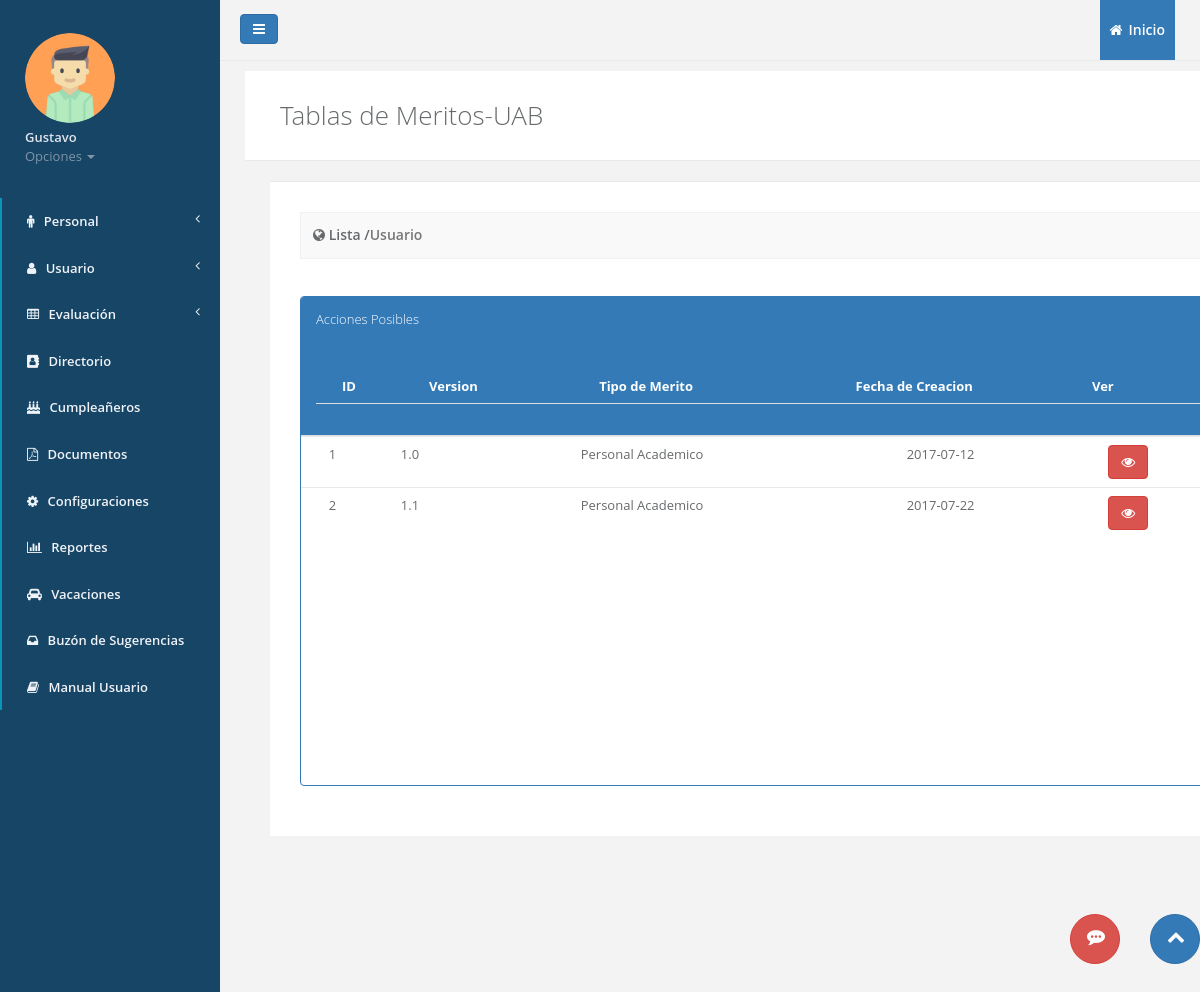
Page /view/Administrador/Meritos-Lista.html (signed in) on the committed database.
### tables this page shows
CREATE TABLE `tablameritosdocenteprofesor` (
  `idTablaMeritoDocenteProfesor` int(11) NOT NULL AUTO_INCREMENT,
  `version` varchar(12) NOT NULL,
  `tipoMerito` varchar(20) NOT NULL,
  `fechaCreacion` date NOT NULL,
  `activo` tinyint(1) NOT NULL,
  PRIMARY KEY (`idTablaMeritoDocenteProfesor`)
);

### controller/TablaMeritosDocenteProfesorControlador.php (called while the page is built)
<?php
class TablaMeritosDocenteProfesorControlador
{
  private $Conexion;
  function __construct($con)
  {
    $this->Conexion = $con;
  }
  public function listar()
  {
    $consulta = new TablaMeritosDocenteProfesorConsulta($this->Conexion);
    $listaTablaMeritos = $consulta->listaTablaMeritosDocenteProfesor();
    $listaArray = array();
    $i = 0;
    foreach ($listaTablaMeritos as $key => $value)
    {
      $tablaMeritos = new Tablameritosdocenteprofesor();
      $tablaMeritos->IdTablaMeritosDocenteProfesor = $value['idTablaMeritoDocenteProfesor'];
      $tablaMeritos->Version = $value['version'];
      $tablaMeritos->TipoMerito = $value['tipoMerito'];
      $tablaMeritos->FechaCreacion = $value['fechaCreacion'];
      $tablaMeritos->Activo = $value['activo'];
      $listaArray[$i] = $tablaMeritos;
      $i++;
    }
    return $listaArray;
  }
}
?>

### model/TablaMeritosDocenteProfesorConsulta.php (called while the page is built, shortened)
<?php
class TablaMeritosDocenteProfesorConsulta
{
  private $Conexion;
  function __construct($con)
  {
    $this->Conexion = $con;
  }
  public function listaTablaMeritosDocenteProfesor()
  {
    $consulta = $this->Conexion->prepare('SELECT * FROM tablaMeritosDocenteProfesor');
    $consulta->execute();
    $registro = $consulta->fetchAll();
    return $registro;
  }
}
?>

### model/TablaMeritosDocenteProfesor.php (called while the page is built, shortened)
<?php
class TablaMeritosDocenteProfesor
{
  public function __get($atributo)
  {
    if (property_exists($this, $atributo))
    {
      return $this->$atributo;
    }
    else
    {
      return "Error al encontrar Atributo GET {$atributo} .";
    }
  }
}
?>

### view/Administrador/bodyListaTablaCalificacion.php (the view, shortened to what this page needs)
<?php
include '../../model/conexion.php';
include '../../model/TablaMeritosDocenteProfesor.php';
include '../../model/TablaMeritosDocenteProfesorConsulta.php';
include '../../controller/TablaMeritosDocenteProfesorControlador.php';
$conexion = new Conexion();
$tablaMeritosManejador = new TablaMeritosDocenteProfesorControlador($conexion);
$listaTablaMeritos = $tablaMeritosManejador->listar();
?>
<div class="container" id="contenidoAll">
  <div class="row  border-bottom white-bg dashboard-header">
      <div class="col-sm-12">
          <h2>Tablas de Meritos-UAB </h2>
      </div>
  </div>
  <div class="row">
    <div class="col-lg-12">
        <div class="wrapper wrapper-content animated fadeInRight">
            <div class="ibox-content forum-post-container">
                <div class="forum-post-info">
                    <h4><span class="text-navy"><i class="fa fa-globe"></i> Lista </span> /<span class="text-muted">Usuario</span></h4>
                </div>
                <br><br>
                <div class="">
                  <div class="row">
                    <div class="col-xs-12 col-sm-12 col-md-12">
                      <div class="panel panel-primary">
                        <div class="panel-heading">
                          <h2 class="panel-title">Acciones Posibles</h2>
                          <br><br>
                          <div class="table-responsive">
                            <table class="table">
                              <thead class="desk">
                                <tr>
                                  <th class="text-center">ID</th>
                                  <th class="text-center">Version</th>
                                  <th class="text-center">Tipo de Merito</th>
                                  <th class="text-center">Fecha de Creacion</th>
                                  <th class="text-center">Ver</th>
                                  <th class="text-center">Dar de Baja</th>
                                </tr>
                              </thead>
                            </table>
                          </div>
                        </div>
                        <div class="table-responsive" style="height:350px;overflow-y:scroll;;">
                          <table class="table table-hover" id="dev-table" >
                            <tbody class="text-center">
                              <?php foreach ($listaTablaMeritos as $key => $item): ?>
                                <tr>
                                  <td><?php echo $item->IdTablaMeritosDocenteProfesor ?></td>
                                  <td><?php echo $item->Version ?></td>
                                  <td><?php echo $item->TipoMerito ?></td>
                                  <td><?php echo $item->FechaCreacion ?></td>
                                  <td>
                                    <form class="verTablaMeritos">
                                      <button type="submit" class="btn btn-danger"><i class="fa fa-eye"></i></button>
                                    </form>
                                  </td>
                                </tr>
                              <?php endforeach; ?>
                            </tbody>
                          </table>
                        </div>
                        </div>
                    </div>
                  </div>
                </div>
            </div>
        </div>
    </div>
  </div>
</div>

### rows in the picture
tablameritosdocenteprofesor: idTablaMeritoDocenteProfesor "1", version "1.0", tipoMerito "Personal Academico", fechaCreacion "2017-07-12"
tablameritosdocenteprofesor: idTablaMeritoDocenteProfesor "2", version "1.1", tipoMerito "Personal Academico", fechaCreacion "2017-07-22"

### other values in the picture
$_SESSION['usuario'] "Gustavo"
